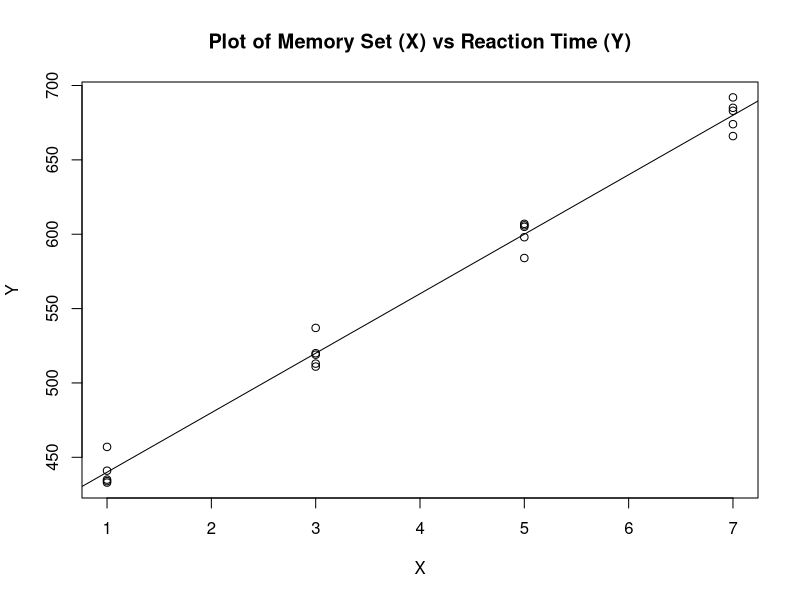

This figure's R source:
# Regression Example: Memory Set and Reaction Time

# We first arrange the data into the Predictors (X) and Regressor (Y)
# In this example, the predictors are the sizes of the memory set and
# the regressors are the reaction time of the participants.
X    = c(1, 1, 1, 1, 1, 3, 3, 3, 3, 3, 5, 5, 5, 5, 5, 7, 7, 7, 7, 7)
Y    = c(433, 435, 434, 441, 457, 519, 511, 513, 520, 537, 598, 584, 606, 605, 607, 666, 674, 683, 685, 692)
data = data.frame(X, Y)

# We now get a summary of simple statistics for the data
mean    = sapply(data, mean)
std_dev = sapply(data, sd)
r       = cor(X, Y)

# We now perform the regression analysis on the data
reg1 = lm(Y ~ X)

# We now perform an ANOVA on the data
aov1 = aov(Y ~ X)

#
# We now plot the points and the regression line and SAVE the plot as a PDF
#
# NOTE:
#     Make sure to add the PATH to the location where the plot is to be saved
#
pdf('reg_plot.pdf')
plot(X, Y, main = "Plot of Memory Set (X) vs Reaction Time (Y)")
abline(reg1)
dev.off()

# We now print the data and all the results
print(data)
print(mean)
print(std_dev)
print(r)
print(summary(reg1))
print(summary(aov1))
